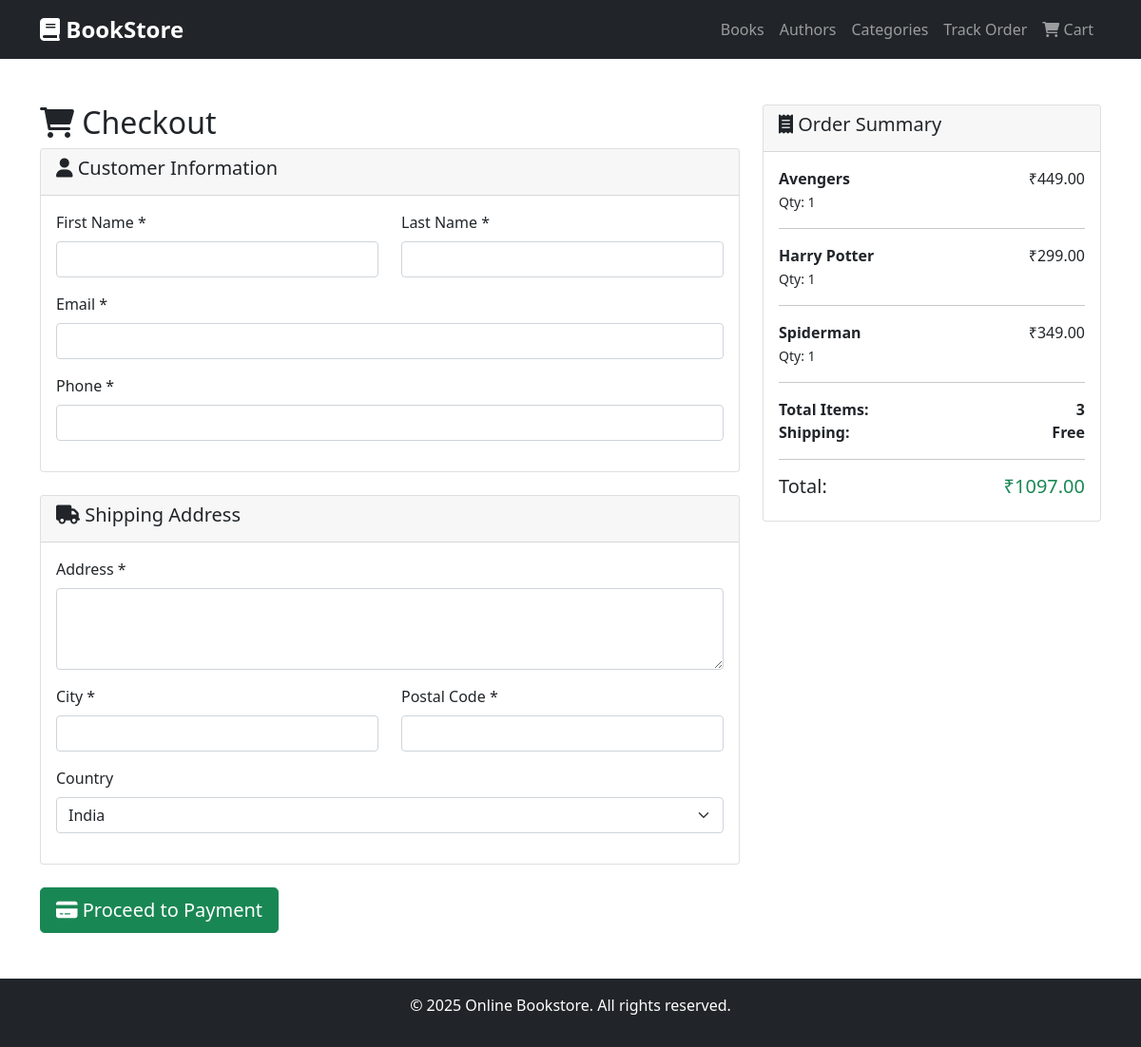
The app's page /checkout/ with its own data.
### bookstore/models.py (models this page shows, shortened)
class CartItem(models.Model):
    cart = models.ForeignKey(Cart, related_name='items', on_delete=models.CASCADE)
    book = models.ForeignKey(Book, on_delete=models.CASCADE)
    quantity = models.PositiveIntegerField(default=1)
    added_at = models.DateTimeField(auto_now_add=True)
    class Meta:
        unique_together = ['cart', 'book']
    @property
    def subtotal(self):
        return self.book.price * self.quantity

class Book(models.Model):
    title = models.CharField(max_length=300)
    price = models.DecimalField(max_digits=10, decimal_places=2)
    author = models.ForeignKey(
        Author,
        on_delete=models.CASCADE,
        related_name='books'
    )
    categories = models.ManyToManyField(
        Category,
        related_name='books'
    )
    cover_image = models.ImageField(upload_to='books/covers/', blank=True, null=True)
    isbn = models.CharField(max_length=13, unique=True, blank=True)
    publication_date = models.DateField(blank=True, null=True)
    stock_quantity = models.PositiveIntegerField(default=0)
    created_at = models.DateTimeField(auto_now_add=True)
    updated_at = models.DateTimeField(auto_now=True)
    class Meta:
        ordering = ['title']

class Cart(models.Model):
    user = models.ForeignKey(User, on_delete=models.CASCADE, null=True, blank=True)
    session_key = models.CharField(max_length=40, null=True, blank=True)
    created_at = models.DateTimeField(auto_now_add=True)
    updated_at = models.DateTimeField(auto_now=True)
    @property
    def total_price(self):
        return sum(item.subtotal for item in self.items.all())
    @property
    def total_items(self):
        return sum(item.quantity for item in self.items.all())

### bookstore/views.py (the view, shortened to what this page needs)
# urls.py: path('checkout/', views.checkout, name='checkout'),
def checkout(request):
    cart = get_or_create_cart(request)
    cart_items = cart.items.all()
    if not cart_items:
        messages.warning(request, "Your cart is empty!")
        return redirect('book_list')
    context = {
        'cart': cart,
        'cart_items': cart_items,
    }
    return render(request, 'bookstore/checkout.html', context)

### bookstore/views.py (called while the page is built)
def get_or_create_cart(request):
    if request.user.is_authenticated:
        cart, created = Cart.objects.get_or_create(user=request.user)
    else:
        session_key = request.session.session_key
        if not session_key:
            request.session.create()
            session_key = request.session.session_key
        cart, created = Cart.objects.get_or_create(session_key=session_key)
    return cart

### templates/bookstore/checkout.html (shortened to what this page needs)
{% extends 'bookstore/base.html' %}
{% block content %}
<div class="container my-5">
    <div class="row">
        <div class="col-md-8">
            <h2><i class="fas fa-shopping-cart"></i> Checkout</h2>
            <form method="post">
                <div class="card mb-4">
                    <div class="card-header">
                        <h5><i class="fas fa-user"></i> Customer Information</h5>
                    </div>
                    <div class="card-body">
                        <div class="row">
                            <div class="col-md-6 mb-3">
                                <label class="form-label">First Name *</label>
                                <input type="text" name="first_name" class="form-control" required>
                            </div>
                            <div class="col-md-6 mb-3">
                                <label class="form-label">Last Name *</label>
                                <input type="text" name="last_name" class="form-control" required>
                            </div>
                            <div class="col-12 mb-3">
                                <label class="form-label">Email *</label>
                                <input type="email" name="email" class="form-control" required>
                            </div>
                            <div class="col-12 mb-3">
                                <label class="form-label">Phone *</label>
                                <input type="tel" name="phone" class="form-control" required>
                            </div>
                        </div>
                    </div>
                </div>
                <div class="card mb-4">
                    <div class="card-header">
                        <h5><i class="fas fa-truck"></i> Shipping Address</h5>
                    </div>
                    <div class="card-body">
                        <div class="mb-3">
                            <label class="form-label">Address *</label>
                            <textarea name="address" class="form-control" rows="3" required></textarea>
                        </div>
                        <div class="row">
                            <div class="col-md-6 mb-3">
                                <label class="form-label">City *</label>
                                <input type="text" name="city" class="form-control" required>
                            </div>
                            <div class="col-md-6 mb-3">
                                <label class="form-label">Postal Code *</label>
                                <input type="text" name="postal_code" class="form-control" required>
                            </div>
                            <div class="col-12 mb-3">
                                <label class="form-label">Country</label>
                                <select name="country" class="form-select">
                                    <option value="India" selected>India</option>
                                </select>
                            </div>
                        </div>
                    </div>
                </div>
                <button type="submit" class="btn btn-success btn-lg">
                    <i class="fas fa-credit-card"></i> Proceed to Payment
                </button>
            </form>
        </div>
        <div class="col-md-4">
            <div class="card">
                <div class="card-header">
                    <h5><i class="fas fa-receipt"></i> Order Summary</h5>
                </div>
                <div class="card-body">
                    {% for item in cart_items %}
                    <div class="d-flex justify-content-between mb-2">
                        <div>
                            <strong>{{ item.book.title }}</strong><br>
                            <small>Qty: {{ item.quantity }}</small>
                        </div>
                        <div>₹{{ item.subtotal }}</div>
                    </div>
                    <hr>
                    {% endfor %}
                    <div class="d-flex justify-content-between">
                        <strong>Total Items:</strong>
                        <strong>{{ cart.total_items }}</strong>
                    </div>
                    <div class="d-flex justify-content-between">
                        <strong>Shipping:</strong>
                        <strong>Free</strong>
                    </div>
                    <hr>
                    <div class="d-flex justify-content-between">
                        <h5>Total:</h5>
                        <h5 class="text-success">₹{{ cart.total_price }}</h5>
                    </div>
                </div>
            </div>
        </div>
    </div>
</div>
{% endblock %}

### records on screen
CartItem: book "Avengers", quantity "1", subtotal "449.00"
CartItem: book "Harry Potter", quantity "1", subtotal "299.00"
CartItem: book "Spiderman", quantity "1", subtotal "349.00"
Cart: total_items "3", total_price "1097.00"
